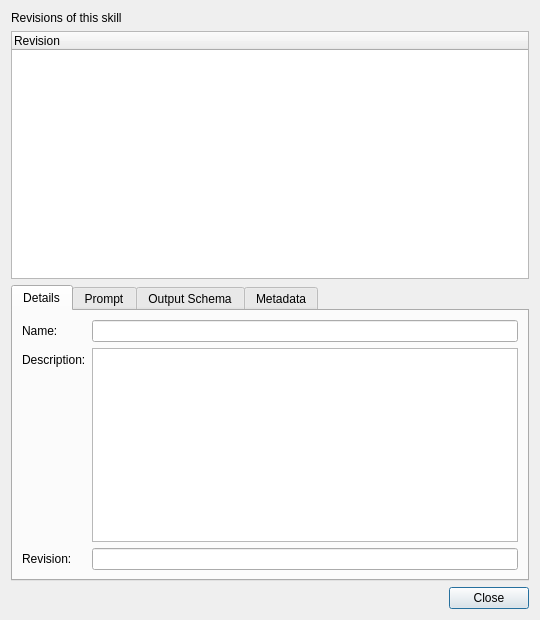
<?xml version="1.0" encoding="UTF-8"?>
<ui version="4.0">
 <class>skillDialog</class>
 <widget class="QDialog" name="skillDialog">
  <property name="geometry">
   <rect>
    <x>0</x>
    <y>0</y>
    <width>540</width>
    <height>620</height>
   </rect>
  </property>
  <property name="minimumSize">
   <size>
    <width>440</width>
    <height>480</height>
   </size>
  </property>
  <property name="windowTitle">
   <string>Skill</string>
  </property>
  <layout class="QVBoxLayout" name="verticalLayout">
   <item>
    <widget class="QLabel" name="revisionTreeLabel">
     <property name="text">
      <string>Revisions of this skill</string>
     </property>
    </widget>
   </item>
   <item>
    <widget class="QTreeWidget" name="revisionTreeWidget">
     <column>
      <property name="text">
       <string>Revision</string>
      </property>
     </column>
    </widget>
   </item>
   <item>
    <widget class="QTabWidget" name="tabWidget">
     <property name="currentIndex">
      <number>0</number>
     </property>
     <widget class="QWidget" name="detailsTab">
      <attribute name="title">
       <string>Details</string>
      </attribute>
      <layout class="QFormLayout" name="formLayout">
       <item row="0" column="0">
        <widget class="QLabel" name="label">
         <property name="text">
          <string>Name:</string>
         </property>
        </widget>
       </item>
       <item row="0" column="1">
        <widget class="QLineEdit" name="nameLineEdit">
         <property name="toolTip">
          <string>&lt;html&gt;&lt;head/&gt;&lt;body&gt;&lt;p&gt;Name of the skill, use a short name and add details if needed in the description&lt;/p&gt;&lt;/body&gt;&lt;/html&gt;</string>
         </property>
        </widget>
       </item>
       <item row="1" column="0">
        <widget class="QLabel" name="label_2">
         <property name="text">
          <string>Description:</string>
         </property>
        </widget>
       </item>
       <item row="1" column="1">
        <widget class="QTextEdit" name="descriptionTextEdit">
         <property name="sizePolicy">
          <sizepolicy hsizetype="Expanding" vsizetype="Expanding">
           <horstretch>0</horstretch>
           <verstretch>0</verstretch>
          </sizepolicy>
         </property>
         <property name="toolTip">
          <string>&lt;html&gt;&lt;head/&gt;&lt;body&gt;&lt;p&gt;Description of the skill, you can put details about what does, how to use it, examples and so on&lt;/p&gt;&lt;/body&gt;&lt;/html&gt;</string>
         </property>
        </widget>
       </item>
       <item row="2" column="0">
        <widget class="QLabel" name="label_6">
         <property name="text">
          <string>Revision:</string>
         </property>
        </widget>
       </item>
       <item row="2" column="1">
        <widget class="QLineEdit" name="revisionLineEdit">
         <property name="enabled">
          <bool>true</bool>
         </property>
         <property name="readOnly">
          <bool>true</bool>
         </property>
        </widget>
       </item>
      </layout>
     </widget>
     <widget class="QWidget" name="promptTab">
      <attribute name="title">
       <string>Prompt</string>
      </attribute>
      <layout class="QVBoxLayout" name="verticalLayout_2">
       <item>
        <widget class="QTextEdit" name="promptTextEdit">
         <property name="toolTip">
          <string>&lt;html&gt;&lt;head/&gt;&lt;body&gt;&lt;p&gt;The prompt of your skill&lt;/p&gt;&lt;/body&gt;&lt;/html&gt;</string>
         </property>
        </widget>
       </item>
      </layout>
     </widget>
     <widget class="QWidget" name="outputSchemaTab">
      <attribute name="title">
       <string>Output Schema</string>
      </attribute>
      <layout class="QVBoxLayout" name="verticalLayout_3">
       <item>
        <widget class="QTextEdit" name="outputSchemaTextEdit">
         <property name="toolTip">
          <string>&lt;html&gt;&lt;head/&gt;&lt;body&gt;&lt;p&gt;Output Schema is optional and it will be added at the end of your prompt. &lt;/p&gt;&lt;p&gt;Typically it can be used to constraint the Output Schema your want for instance in JSON, or if you want an output in Markdown, or whatever matters for you&lt;/p&gt;&lt;/body&gt;&lt;/html&gt;</string>
         </property>
        </widget>
       </item>
      </layout>
     </widget>
     <widget class="QWidget" name="metadataTab">
      <attribute name="title">
       <string>Metadata</string>
      </attribute>
      <layout class="QFormLayout" name="formLayout_2">
       <item row="0" column="0">
        <widget class="QLabel" name="label_4">
         <property name="text">
          <string>Creation Date:</string>
         </property>
        </widget>
       </item>
       <item row="0" column="1">
        <widget class="QDateTimeEdit" name="creationDateTimeEdit">
         <property name="readOnly">
          <bool>true</bool>
         </property>
        </widget>
       </item>
       <item row="1" column="0">
        <widget class="QLabel" name="label_5">
         <property name="text">
          <string>Update Date:</string>
         </property>
        </widget>
       </item>
       <item row="1" column="1">
        <widget class="QDateTimeEdit" name="updateDateTimeEdit">
         <property name="readOnly">
          <bool>true</bool>
         </property>
        </widget>
       </item>
       <item row="2" column="0">
        <widget class="QLabel" name="label_7">
         <property name="text">
          <string>Delete Date:</string>
         </property>
        </widget>
       </item>
       <item row="2" column="1">
        <widget class="QDateTimeEdit" name="deleteDateTimeEdit">
         <property name="readOnly">
          <bool>true</bool>
         </property>
        </widget>
       </item>
      </layout>
     </widget>
    </widget>
   </item>
   <item>
    <widget class="QDialogButtonBox" name="buttonBox">
     <property name="standardButtons">
      <set>QDialogButtonBox::StandardButton::Close</set>
     </property>
    </widget>
   </item>
  </layout>
 </widget>
 <resources/>
 <connections/>
</ui>
